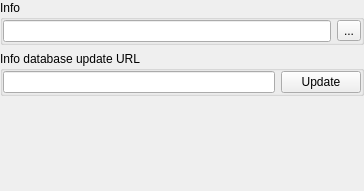
<?xml version="1.0" encoding="UTF-8"?>
<ui version="4.0">
 <class>XInfoDBOptionsWidget</class>
 <widget class="QWidget" name="XInfoDBOptionsWidget">
  <property name="geometry">
   <rect>
    <x>0</x>
    <y>0</y>
    <width>364</width>
    <height>191</height>
   </rect>
  </property>
  <property name="windowTitle">
   <string>Info</string>
  </property>
  <layout class="QVBoxLayout" name="verticalLayout">
   <property name="leftMargin">
    <number>0</number>
   </property>
   <property name="topMargin">
    <number>0</number>
   </property>
   <property name="rightMargin">
    <number>0</number>
   </property>
   <property name="bottomMargin">
    <number>0</number>
   </property>
   <item>
    <widget class="QScrollArea" name="scrollAreaSearchSignatures">
     <property name="frameShape">
      <enum>QFrame::NoFrame</enum>
     </property>
     <property name="frameShadow">
      <enum>QFrame::Plain</enum>
     </property>
     <property name="widgetResizable">
      <bool>true</bool>
     </property>
     <widget class="QWidget" name="scrollAreaWidgetSearchSignatures">
      <property name="geometry">
       <rect>
        <x>0</x>
        <y>0</y>
        <width>364</width>
        <height>191</height>
       </rect>
      </property>
      <layout class="QVBoxLayout" name="verticalLayout_2">
       <property name="leftMargin">
        <number>0</number>
       </property>
       <property name="topMargin">
        <number>0</number>
       </property>
       <property name="rightMargin">
        <number>0</number>
       </property>
       <property name="bottomMargin">
        <number>0</number>
       </property>
       <item>
        <widget class="QGroupBox" name="groupBoxInfoPath">
         <property name="title">
          <string>Info</string>
         </property>
         <layout class="QHBoxLayout" name="horizontalLayout_6">
          <property name="leftMargin">
           <number>0</number>
          </property>
          <property name="topMargin">
           <number>0</number>
          </property>
          <property name="rightMargin">
           <number>0</number>
          </property>
          <property name="bottomMargin">
           <number>0</number>
          </property>
          <item>
           <widget class="QLineEdit" name="lineEditInfoPath"/>
          </item>
          <item>
           <widget class="QToolButton" name="toolButtonInfoPath">
            <property name="text">
             <string notr="true">...</string>
            </property>
           </widget>
          </item>
         </layout>
        </widget>
       </item>
       <item>
        <widget class="QGroupBox" name="groupBoxInfoDatabaseUpdateUrl">
         <property name="title">
          <string>Info database update URL</string>
         </property>
         <layout class="QHBoxLayout" name="horizontalLayout_infoupdateurl">
          <property name="leftMargin">
           <number>0</number>
          </property>
          <property name="topMargin">
           <number>0</number>
          </property>
          <property name="rightMargin">
           <number>0</number>
          </property>
          <property name="bottomMargin">
           <number>0</number>
          </property>
          <item>
           <widget class="QLineEdit" name="lineEditInfoDatabaseUpdateUrl"/>
          </item>
          <item>
           <widget class="QPushButton" name="pushButtonUpdateInfoDatabase">
            <property name="text">
             <string>Update</string>
            </property>
           </widget>
          </item>
         </layout>
        </widget>
       </item>
       <item>
        <spacer name="verticalSpacer_2">
         <property name="orientation">
          <enum>Qt::Vertical</enum>
         </property>
         <property name="sizeHint" stdset="0">
          <size>
           <width>20</width>
           <height>149</height>
          </size>
         </property>
        </spacer>
       </item>
      </layout>
     </widget>
    </widget>
   </item>
  </layout>
 </widget>
 <resources/>
 <connections/>
</ui>
